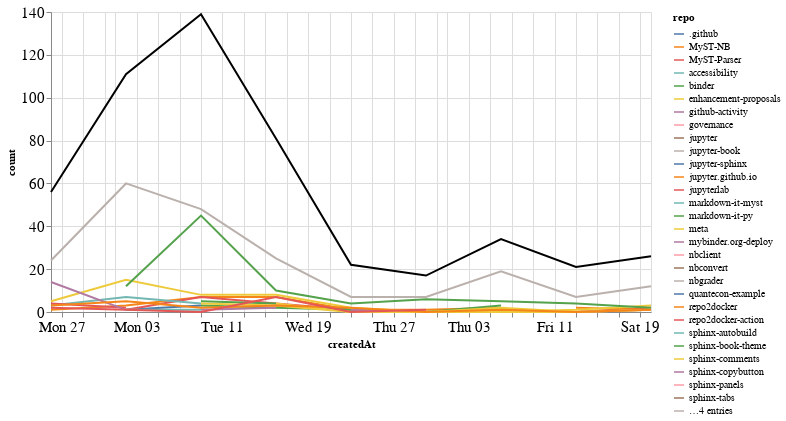

Notebook cell for this chart:
### Markdown cell above
## Comments

### Code cell
comments_time = comments.groupby('repo').resample('W', on='createdAt').count()['author'].reset_index()
comments_time = comments_time.rename(columns={'author': 'count'})
comments_time_total = comments_time.groupby('createdAt').agg({"count": "sum"}).reset_index()
ch1 = alt.Chart(comments_time, width=600).mark_line().encode(
    x='createdAt',
    y='count',
    color='repo',
    tooltip="repo"
)

ch2 = alt.Chart(comments_time_total, width=600).mark_line(color="black").encode(
    x='createdAt',
    y='count',
)

ch1 + ch2

### Figure 1 — Vega-Lite specification as saved in the notebook (floating-point values rounded to 4 significant figures)
{"config": {"axisLeft": {"labelFontSize": 15}, "axisBottom": {"labelFontSize": 15}}, "layer": [{"data": {"name": "data-44872dff1f29363e0503464e82041912"}, "mark": "line", "encoding": {"color": {"type": "nominal", "field": "repo"}, "tooltip": {"type": "nominal", "field": "repo"}, "x": {"type": "temporal", "field": "createdAt"}, "y": {"type": "quantitative", "field": "count"}}, "width": 600}, {"data": {"name": "data-fc3f1dc27c6986a83c221cd6ce4eafb9"}, "mark": {"type": "line", "color": "black"}, "encoding": {"x": {"type": "temporal", "field": "createdAt"}, "y": {"type": "quantitative", "field": "count"}}, "width": 600}], "$schema": "https://vega.github.io/schema/vega-lite/v4.8.1.json", "datasets": {"data-44872dff1f29363e0503464e82041912": [{"repo": ".github", "createdAt": "2020-08-02T00:00:00", "count": 1}, {"repo": ".github", "createdAt": "2020-08-09T00:00:00", "count": 3}, {"repo": "MyST-NB", "createdAt": "2020-07-26T00:00:00", "count": 1}, {"repo": "MyST-NB", "createdAt": "2020-08-02T00:00:00", "count": 3}, {"repo": "MyST-NB", "createdAt": "2020-08-09T00:00:00", "count": 7}, {"repo": "MyST-NB", "createdAt": "2020-08-16T00:00:00", "count": 7}, {"repo": "MyST-NB", "createdAt": "2020-08-23T00:00:00", "count": 1}, {"repo": "MyST-NB", "createdAt": "2020-08-30T00:00:00", "count": 1}, {"repo": "MyST-NB", "createdAt": "2020-09-06T00:00:00", "count": 2}, {"repo": "MyST-Parser", "createdAt": "2020-08-02T00:00:00", "count": 1}, {"repo": "MyST-Parser", "createdAt": "2020-08-09T00:00:00", "count": 7}, {"repo": "MyST-Parser", "createdAt": "2020-08-16T00:00:00", "count": 4}, {"repo": "MyST-Parser", "createdAt": "2020-08-23T00:00:00", "count": 1}, {"repo": "MyST-Parser", "createdAt": "2020-08-30T00:00:00", "count": 0}, {"repo": "MyST-Parser", "createdAt": "2020-09-06T00:00:00", "count": 1}, {"repo": "MyST-Parser", "createdAt": "2020-09-13T00:00:00", "count": 0}, {"repo": "MyST-Parser", "createdAt": "2020-09-20T00:00:00", "count": 2}, {"repo": "accessibility", "createdAt": "2020-08-02T00:00:00", "count": 1}, {"repo": "accessibility", "createdAt": "2020-08-09T00:00:00", "count": 1}, {"repo": "binder", "createdAt": "2020-08-09T00:00:00", "count": 3}, {"repo": "binder", "createdAt": "2020-08-16T00:00:00", "count": 2}, {"repo": "binder", "createdAt": "2020-08-23T00:00:00", "count": 1}, {"repo": "binder", "createdAt": "2020-08-30T00:00:00", "count": 0}, {"repo": "binder", "createdAt": "2020-09-06T00:00:00", "count": 3}, {"repo": "enhancement-proposals", "createdAt": "2020-08-16T00:00:00", "count": 4}, {"repo": "enhancement-proposals", "createdAt": "2020-08-23T00:00:00", "count": 0}, {"repo": "enhancement-proposals", "createdAt": "2020-08-30T00:00:00", "count": 0}, {"repo": "enhancement-proposals", "createdAt": "2020-09-06T00:00:00", "count": 2}, {"repo": "enhancement-proposals", "createdAt": "2020-09-13T00:00:00", "count": 0}, {"repo": "enhancement-proposals", "createdAt": "2020-09-20T00:00:00", "count": 1}, {"repo": "github-activity", "createdAt": "2020-08-09T00:00:00", "count": 1}, {"repo": "github-activity", "createdAt": "2020-08-16T00:00:00", "count": 2}, {"repo": "governance", "createdAt": "2020-08-09T00:00:00", "count": 1}, {"repo": "jupyter", "createdAt": "2020-09-20T00:00:00", "count": 2}, {"repo": "jupyter-book", "createdAt": "2020-07-26T00:00:00", "count": 24}, {"repo": "jupyter-book", "createdAt": "2020-08-02T00:00:00", "count": 60}, {"repo": "jupyter-book", "createdAt": "2020-08-09T00:00:00", "count": 48}, {"repo": "jupyter-book", "createdAt": "2020-08-16T00:00:00", "count": 25}, {"repo": "jupyter-book", "createdAt": "2020-08-23T00:00:00", "count": 7}, {"repo": "jupyter-book", "createdAt": "2020-08-30T00:00:00", "count": 7}, {"repo": "jupyter-book", "createdAt": "2020-09-06T00:00:00", "count": 19}, {"repo": "jupyter-book", "createdAt": "2020-09-13T00:00:00", "count": 7}, {"repo": "jupyter-book", "createdAt": "2020-09-20T00:00:00", "count": 12}, {"repo": "jupyter-sphinx", "createdAt": "2020-08-30T00:00:00", "count": 2}, {"repo": "jupyter.github.io", "createdAt": "2020-09-13T00:00:00", "count": 2}, {"repo": "jupyter.github.io", "createdAt": "2020-09-20T00:00:00", "count": 1}, {"repo": "jupyterlab", "createdAt": "2020-09-06T00:00:00", "count": 1}, {"repo": "markdown-it-myst", "createdAt": "2020-07-26T00:00:00", "count": 3}, {"repo": "markdown-it-myst", "createdAt": "2020-08-02T00:00:00", "count": 7}, {"repo": "markdown-it-myst", "createdAt": "2020-08-09T00:00:00", "count": 4}, {"repo": "markdown-it-py", "createdAt": "2020-08-09T00:00:00", "count": 5}, {"repo": "markdown-it-py", "createdAt": "2020-08-16T00:00:00", "count": 4}, {"repo": "meta", "createdAt": "2020-07-26T00:00:00", "count": 5}, {"repo": "meta", "createdAt": "2020-08-02T00:00:00", "count": 15}, {"repo": "meta", "createdAt": "2020-08-09T00:00:00", "count": 8}, {"repo": "meta", "createdAt": "2020-08-16T00:00:00", "count": 8}, {"repo": "meta", "createdAt": "2020-08-23T00:00:00", "count": 2}, {"repo": "meta", "createdAt": "2020-08-30T00:00:00", "count": 0}, {"repo": "meta", "createdAt": "2020-09-06T00:00:00", "count": 0}, {"repo": "meta", "createdAt": "2020-09-13T00:00:00", "count": 1}, {"repo": "meta", "createdAt": "2020-09-20T00:00:00", "count": 3}, {"repo": "mybinder.org-deploy", "createdAt": "2020-08-23T00:00:00", "count": 1}, {"repo": "mybinder.org-deploy", "createdAt": "2020-08-30T00:00:00", "count": 0}, {"repo": "mybinder.org-deploy", "createdAt": "2020-09-06T00:00:00", "count": 0}, {"repo": "mybinder.org-deploy", "createdAt": "2020-09-13T00:00:00", "count": 0}, {"repo": "mybinder.org-deploy", "createdAt": "2020-09-20T00:00:00", "count": 1}, {"repo": "nbclient", "createdAt": "2020-09-13T00:00:00", "count": 1}, {"repo": "nbconvert", "createdAt": "2020-09-13T00:00:00", "count": 2}, {"repo": "nbgrader", "createdAt": "2020-08-23T00:00:00", "count": 1}, {"repo": "quantecon-example", "createdAt": "2020-08-02T00:00:00", "count": 1}, {"repo": "repo2docker", "createdAt": "2020-08-02T00:00:00", "count": 1}, {"repo": "repo2docker-action", "createdAt": "2020-07-26T00:00:00", "count": 4}, {"repo": "repo2docker-action", "createdAt": "2020-08-02T00:00:00", "count": 2}, {"repo": "sphinx-autobuild", "createdAt": "2020-08-16T00:00:00", "count": 1}, {"repo": "sphinx-book-theme", "createdAt": "2020-08-02T00:00:00", "count": 12}, {"repo": "sphinx-book-theme", "createdAt": "2020-08-09T00:00:00", "count": 45}, {"repo": "sphinx-book-theme", "createdAt": "2020-08-16T00:00:00", "count": 10}, {"repo": "sphinx-book-theme", "createdAt": "2020-08-23T00:00:00", "count": 4}, {"repo": "sphinx-book-theme", "createdAt": "2020-08-30T00:00:00", "count": 6}, {"repo": "sphinx-book-theme", "createdAt": "2020-09-06T00:00:00", "count": 5}, {"repo": "sphinx-book-theme", "createdAt": "2020-09-13T00:00:00", "count": 4}, {"repo": "sphinx-book-theme", "createdAt": "2020-09-20T00:00:00", "count": 2}, {"repo": "sphinx-comments", "createdAt": "2020-08-09T00:00:00", "count": 4}, {"repo": "sphinx-comments", "createdAt": "2020-08-16T00:00:00", "count": 3}, {"repo": "sphinx-comments", "createdAt": "2020-08-23T00:00:00", "count": 0}, {"repo": "sphinx-comments", "createdAt": "2020-08-30T00:00:00", "count": 0}, {"repo": "sphinx-comments", "createdAt": "2020-09-06T00:00:00", "count": 0}, {"repo": "sphinx-comments", "createdAt": "2020-09-13T00:00:00", "count": 0}, {"repo": "sphinx-comments", "createdAt": "2020-09-20T00:00:00", "count": 1}, {"repo": "sphinx-copybutton", "createdAt": "2020-07-26T00:00:00", "count": 14}, {"repo": "sphinx-copybutton", "createdAt": "2020-08-02T00:00:00", "count": 1}, {"repo": "sphinx-panels", "createdAt": "2020-09-13T00:00:00", "count": 1}, {"repo": "sphinx-tabs", "createdAt": "2020-08-23T00:00:00", "count": 2}, {"repo": "sphinx-thebe", "createdAt": "2020-08-16T00:00:00", "count": 1}, {"repo": "sphinx-togglebutton", "createdAt": "2020-09-13T00:00:00", "count": 3}, {"repo": "team-compass", "createdAt": "2020-07-26T00:00:00", "count": 3}, {"repo": "team-compass", "createdAt": "2020-08-02T00:00:00", "count": 5}, {"repo": "team-compass", "createdAt": "2020-08-09T00:00:00", "count": 2}, {"repo": "team-compass", "createdAt": "2020-08-16T00:00:00", "count": 3}, {"repo": "team-compass", "createdAt": "2020-08-23T00:00:00", "count": 2}, {"repo": "team-compass", "createdAt": "2020-08-30T00:00:00", "count": 0}, {"repo": "team-compass", "createdAt": "2020-09-06T00:00:00", "count": 1}, {"repo": "team-compass", "createdAt": "2020-09-13T00:00:00", "count": 0}, {"repo": "team-compass", "createdAt": "2020-09-20T00:00:00", "count": 1}, {"repo": "thebe", "createdAt": "2020-07-26T00:00:00", "count": 2}, {"repo": "thebe", "createdAt": "2020-08-02T00:00:00", "count": 1}, {"repo": "thebe", "createdAt": "2020-08-09T00:00:00", "count": 0}, {"repo": "thebe", "createdAt": "2020-08-16T00:00:00", "count": 7}, {"repo": "thebe", "createdAt": "2020-08-23T00:00:00", "count": 0}, {"repo": "thebe", "createdAt": "2020-08-30T00:00:00", "count": 1}], "data-fc3f1dc27c6986a83c221cd6ce4eafb9": [{"createdAt": "2020-07-26T00:00:00", "count": 56}, {"createdAt": "2020-08-02T00:00:00", "count": 111}, {"createdAt": "2020-08-09T00:00:00", "count": 139}, {"createdAt": "2020-08-16T00:00:00", "count": 81}, {"createdAt": "2020-08-23T00:00:00", "count": 22}, {"createdAt": "2020-08-30T00:00:00", "count": 17}, {"createdAt": "2020-09-06T00:00:00", "count": 34}, {"createdAt": "2020-09-13T00:00:00", "count": 21}, {"createdAt": "2020-09-20T00:00:00", "count": 26}]}}
